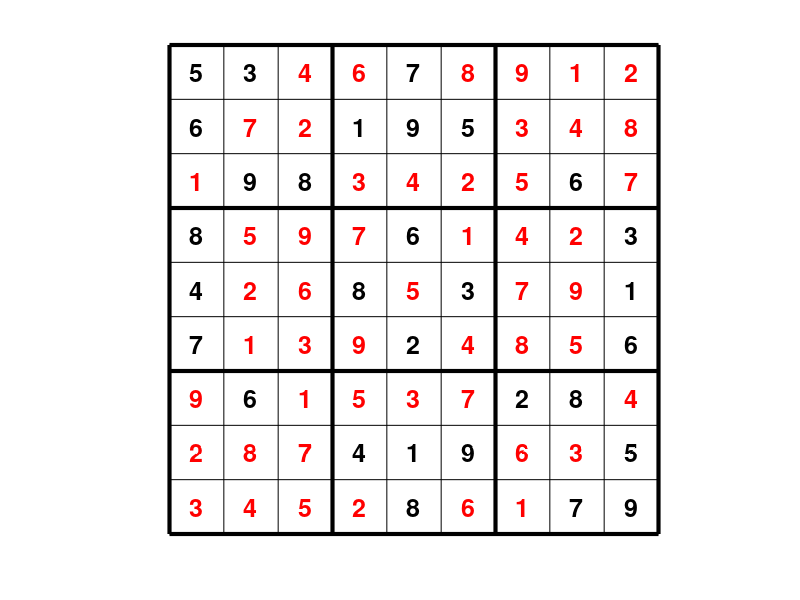

Write the MATLAB code that produced this figure.
%sudoku puzzle solving program that takes a user input of a sudoku puzzle,
%where a blank spot is represented by the number 0, then solves the puzzle
%and displays the final result.

%this is the 8th iteration of the sudoku solving program and was simply
%used to catch up and ensure each section of code was adequately commented



%the code that recieve user input has been commented out and replaced with
%copy and pasted test cases to improve testing efficiency

clear
clc
% 
% % %user instructions
% disp("This program solves sudoku puzzles," + newline + "you will be asked to enter the values given by the puzzle."+newline+"If a square is blank then input a 0 in its place");
% 
% 
% %initialising square 3x3 cell
% grids = cell(3, 3); 
% 
% %initialising whole grid
% wholeGrid = zeros(9);
% 
% %store a 3x3 grid of zeros in each cell
% for i = 1:9
%     grids{i} = zeros(3);  
% end
% 
% 
% %getting current filled in squares from user
% 
% for gridNum = 1:9
% 
%     for row = 1:3
% 
%         for col = 1:3
% 
%             grids{gridNum}(row, col) = input("Enter value of row "+row+", and column "+col+" of grid "+gridNum+": ");
% 
%         end
% 
%     end
%     disp("Grid "+gridNum +":");
%     disp(grids{gridNum});
% 
% 
% end

%Test Case 1
grids{1} = [5 3 0; 6 0 0; 0 9 8];
grids{2} = [0 7 0; 1 9 5; 0 0 0];
grids{3} = [0 0 0; 0 0 0; 0 6 0];
grids{4} = [8 0 0; 4 0 0; 7 0 0];
grids{5} = [0 6 0; 8 0 3; 0 2 0];
grids{6} = [0 0 3; 0 0 1; 0 0 6];
grids{7} = [0 6 0; 0 0 0; 0 0 0];
grids{8} = [0 0 0; 4 1 9; 0 8 0];
grids{9} = [2 8 0; 0 0 5; 0 7 9];

%Test Case 2
% grids{1} = [0 6 0; 0 8 1; 4 5 0];
% grids{2} = [0 0 0; 0 0 2; 0 1 6];
% grids{3} = [5 0 3; 0 0 4; 0 7 0];
% grids{4} = [2 0 8; 0 7 3; 1 4 0];
% grids{5} = [0 6 5; 0 2 4; 0 0 0];
% grids{6} = [3 0 0; 0 5 0; 9 0 0];
% grids{7} = [0 0 7; 9 0 6; 0 0 4];
% grids{8} = [0 0 0; 0 4 7; 0 0 1];
% grids{9} = [0 6 0; 2 8 1; 0 3 5];

%Test Case 3
% grids{1} = [0 0 5; 0 1 9; 0 0 0];
% grids{2} = [2 0 0; 4 0 7; 0 9 0];
% grids{3} = [0 7 0; 5 3 0; 0 0 0];
% grids{4} = [1 0 0; 3 4 0; 0 0 8];
% grids{5} = [0 8 6; 0 0 0; 0 0 0];
% grids{6} = [0 0 0; 0 0 0; 0 0 0];
% grids{7} = [0 2 6; 8 5 1; 0 0 3];
% grids{8} = [0 0 8; 9 4 0; 0 5 0];
% grids{9} = [0 4 0; 0 0 6; 8 9 0];



%long way but single line
wholeGrid = [grids{1} grids{2} grids{3}; grids{4} grids{5} grids{6};grids{7} grids{8} grids{9}];
disp(wholeGrid);

originalGrid = wholeGrid;

progress = true;

%runs loop while there are still zeros present in the wholeGrid
while any(wholeGrid(:) == 0) && progress == true

    %sets progress to false
    progress = false; 

    %runs loop for each of the 9 3x3 grids, to find location of blank/ 0
    %spots
    for gridNums = 1:9
        [subRow, subCol] = find(grids{gridNums} == 0);
        [row, col] = find(grids{gridNums} == 0);
        
        %alters row and col nuber of blank spots within 3x3 grids to be 
        %consistent with overall wholeGrid.
        if gridNums == 2
            col = col+3;
        elseif gridNums == 3 
            col = col+6;
        elseif gridNums == 4
            row = row+3;
        elseif gridNums == 5
            row = row+3;
            col = col+3;
        elseif gridNums == 6
            row = row+3;
            col = col+6;
        elseif gridNums == 7
            row = row+6;
        elseif gridNums == 8
            row = row+6;
            col = col+3;
        elseif gridNums == 9
            row = row+6;
            col = col+6;
        end

        %for loop run for the nine possible sudoku numbers, plots number in
        %a blank spot of a 3x3 grid if that is the only possible location
        %for that number
        for num = 1:9
    
            %sets possibilities to 0
            possibilities = 0;
    
            %runs for loop for the number of blank squares (does this one
            %3x3 grid at a time
            for i = 1:length(row)
    
                %checks if the numbers 1-9 starting with 1 are present in
                %the row or coloumn of the wholeGrid(9x9), also checks if
                %the number is present in the current 3x3 grid. If this if
                %statement is true then the number could be placed at the
                %index of the current blank space.
                if all(wholeGrid(row(i),:) ~= num) && all(wholeGrid(:, col(i)) ~= num) && all(grids{gridNums}(:) ~= num)
    
                    %counts the number of possible placements
                    possibilities = possibilities + 1;

                    %remembers the index of the blank space where placement
                    %is possible
                    possible = i;
    
    
                end
   
            end
             
            %if there is only one valid placement for a number it is placed
            %at the corressponding index
            if possibilities == 1
                
                %subRow and subCol values allow for the valid number
                %placement within the current 3x3 grid
                grids{gridNums}(subRow(possible), subCol(possible)) = num;

                %the whole grid is updated
                wholeGrid = [grids{1} grids{2} grids{3}; 
                             grids{4} grids{5} grids{6};
                             grids{7} grids{8} grids{9}];
                
                %progress is set to true to allow the program to continue
                %having known it is still making solving progress
                progress = true;
            end
            
        end

    end
end


%display in command window the final matrix
disp(wholeGrid)

%displaying the result visually (nicely)
figure;
hold on;

%plotting black lines to make 9x9 grid
for i = 0:9
    plot([i i], [0 9], 'k');  % Vertical lines
    plot([0 9], [i i], 'k');  % Horizontal lines

    %making specific lines bold/thicker to enhance visual representation
    if mod(i, 3) == 0

        plot([i i], [0 9], 'k', 'LineWidth', 3);  % Thickened Vertical lines
        plot([0 9], [i i], 'k', 'LineWidth', 3);  % Thickened Horizontal lines

    end
    
end
axis equal off;

%plotting the matirx elements one by one at reuired coordinates, so that
%they line up with the spaces in the 9x9 grid.
drawUp = 1;

for plotCol = 1:9
    
    for plotRow = 9:-1:1
        if originalGrid(drawUp) == wholeGrid(drawUp)            
        
            text((plotCol-0.5), (plotRow-0.5), num2str(wholeGrid(drawUp)), 'HorizontalAlignment', 'center', 'VerticalAlignment', 'middle', 'FontSize', 18, 'FontWeight', 'bold');
        else
            text((plotCol-0.5), (plotRow-0.5), num2str(wholeGrid(drawUp)), 'HorizontalAlignment', 'center', 'VerticalAlignment', 'middle', 'FontSize', 18, 'FontWeight', 'bold', 'Color', 'r');        
        end
        
        drawUp = drawUp + 1;
    
    end

end
